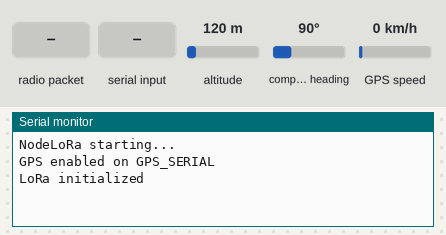
Recording of a sketch running on a simulated Arduino Leonardo, built with avr-gcc and run on an emulated ATmega32U4. Parts: the last lines printed to the serial monitor. The test bench sets the inputs (shaded band); at power-on: altitude 120 m, compass heading 90°, GPS speed 0 km/h. The GPS gets a fix after 3 s at 37.7749, -122.4194 with 8 satellites; no radio packets arrive unless stated.

Above: at 1.2 s.
1.3 s: radio packet "TRI:" arrives
At 1.9 s:
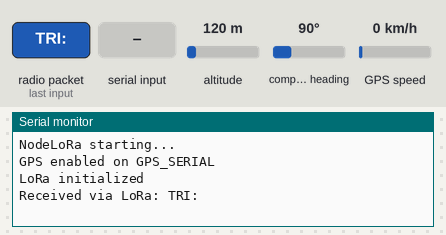
3.5 s: "ACK:\n" received over Serial
At 3.9 s:
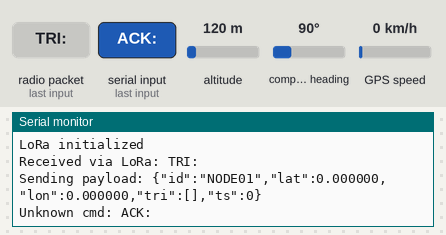
5.0 s: radio packet "SEND" arrives
At 5.8 s:
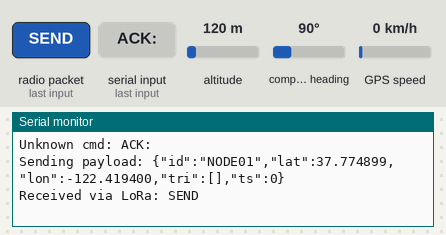
6.5 s: "1\n" received over Serial
At 7.2 s:
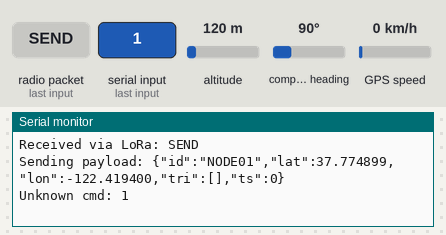
8.0 s: radio packet "ACK:" arrives
9.5 s: radio packet "1" arrives
At 9.9 s:
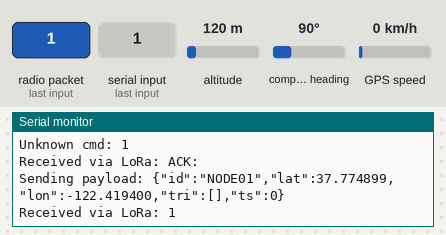

The sketch:

lora_rf_slave.ino
```cpp
/* NodeLoRa.ino
   Sends JSON payloads with GPS (optional) and triangulation data via LoRa.
   - Uses LoRa library (Sandeep Mistry)
   - Optional TinyGPS++ for GPS
*/

#include <SPI.h>
#include <LoRa.h>
#include <TinyGPSPlus.h>   // optional
//#include <ArduinoJson.h> // optional

// ========== CONFIG ==========
const long LORA_FREQUENCY = 868E6; // change to 915E6 if in US
const int LORA_CS = 10;    // NSS/CS pin
const int LORA_RST = 9;
const int LORA_DIO0 = 2;

const bool USE_GPS = true; // set false if you will send GPS/tri data over Serial
const unsigned long SEND_INTERVAL_MS = 2000; // periodic send interval

const char NODE_ID[] = "NODE01";

// Serial ports
// If using Uno, use SoftwareSerial for GPS (not shown). Example uses Serial1 (Mega, Leonardo, etc.)
#define GPS_SERIAL Serial1   // adjust depending on board; for UNO use SoftwareSerial

// GPS reading objects (optional)
TinyGPSPlus gps;

// State
unsigned long lastSend = 0;

// Helper: build JSON string payload
String buildPayload(double lat, double lon, String triJson, unsigned long ts) {
  // triJson expected like: [{"s":1,"dt":0.12},{"s":2,"dt":0.25}] or empty
  String payload = "{";
  payload += "\"id\":\""; payload += NODE_ID; payload += "\",";
  payload += "\"lat\":"; payload += String(lat, 6); payload += ",";
  payload += "\"lon\":"; payload += String(lon, 6); payload += ",";
  payload += "\"tri\":";
  payload += triJson.length() ? triJson : "[]";
  payload += ",";
  payload += "\"ts\":"; payload += String(ts);
  payload += "}";
  return payload;
}

void setup() {
  Serial.begin(115200); // debug / accept commands from Pi
  while (!Serial) {}
  Serial.println("NodeLoRa starting...");

  if (USE_GPS) {
    GPS_SERIAL.begin(9600);
    Serial.println("GPS enabled on GPS_SERIAL");
  }

  LoRa.setPins(LORA_CS, LORA_RST, LORA_DIO0);
  if (!LoRa.begin(LORA_FREQUENCY)) {
    Serial.println("LoRa init failed!");
    while (1);
  }
  LoRa.setSyncWord(0x34); // optional: set network sync word
  Serial.println("LoRa initialized");
}

String lastTriJson = "[]"; // tri array JSON from Serial input (if provided)
double lastLat = 0.0, lastLon = 0.0;

void loop() {
  unsigned long now = millis();

  // 1) Read GPS (if enabled)
  if (USE_GPS) {
    while (GPS_SERIAL.available()) {
      char c = GPS_SERIAL.read();
      gps.encode(c);
    }
    if (gps.location.isUpdated()) {
      lastLat = gps.location.lat();
      lastLon = gps.location.lng();
      // debug
      // Serial.print("GPS: "); Serial.print(lastLat,6); Serial.print(","); Serial.println(lastLon,6);
    }
  }

  // 2) Read Serial input from Pi or console for triangulation JSON
  // Expect lines like: TRI:[{"s":1,"dt":0.12},{"s":2,"dt":0.24}]
  if (Serial.available()) {
    String line = Serial.readStringUntil('\n');
    line.trim();
    if (line.startsWith("TRI:")) {
      String triPart = line.substring(4);
      triPart.trim();
      if (triPart.length()) {
        lastTriJson = triPart;
        Serial.print("Updated TRI payload: "); Serial.println(lastTriJson);
      }
    } else if (line == "SEND") {
      // immediate manual send
      sendPacket();
    } else {
      Serial.print("Unknown cmd: "); Serial.println(line);
    }
  }

  // 3) Periodic send
  if (now - lastSend >= SEND_INTERVAL_MS) {
    sendPacket();
    lastSend = now;
  }

  // 4) Listen for incoming LoRa (ACKs) briefly
  int packetSize = LoRa.parsePacket();
  if (packetSize) {
    String incoming = "";
    while (LoRa.available()) {
      incoming += (char)LoRa.read();
    }
    Serial.print("Received via LoRa: "); Serial.println(incoming);
    // Optional: detect ACK:ID
    if (incoming.startsWith("ACK:")) {
      String ackid = incoming.substring(4);
      if (ackid == NODE_ID) {
        Serial.println("ACK received for this node");
      }
    }
  }
}

// Send current payload via LoRa
void sendPacket() {
  unsigned long ts = (unsigned long) (time(NULL)); // if RTC not available, this will be 0
  String payload = buildPayload(lastLat, lastLon, lastTriJson, ts);
  Serial.print("Sending payload: "); Serial.println(payload);

  LoRa.beginPacket();
  LoRa.print(payload);
  LoRa.endPacket(true); // true = async (wait for TX to finish internally)
}
```

Measured:
- after the input at 1.3 s, the serial monitor: prints a new line at once (image 1)
- after the input at 3.5 s, the serial monitor: prints a new line at once (image 2)
- after the input at 5.0 s, the serial monitor: prints a new line at once (image 3)
- after the input at 6.5 s, the serial monitor: prints a new line at once (image 4)
- after the input at 9.5 s, the serial monitor: prints a new line at once (image 5)
